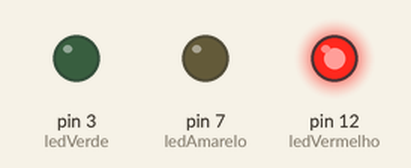
This sketch was run on a simulated Arduino Uno, built with avr-gcc and run on an emulated ATmega328P. Parts: output pins drawn as LEDs (lit = HIGH).

Above: at 0.15 s.
At 1.35 s:
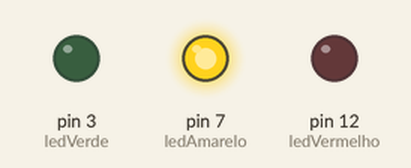
At 2.55 s:
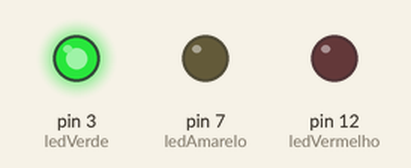
Timing chart, 0 to 3.0 s (numbered marks = the images above):
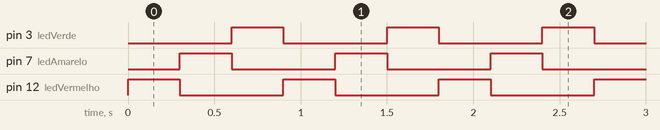

The sketch:

semafaro.ino
```cpp
// Valor do led Vermelho
    const int ledVermelho = 12;

// Valor do led Amarelo
    const int ledAmarelo  = 7;

// Valor do led Verde
    const int ledVerde    = 3;

void setup() {
// Define a porta que será usada pela variaveis.
    pinMode(ledVermelho, OUTPUT);
    pinMode(ledAmarelo, OUTPUT);
    pinMode(ledVerde, OUTPUT);

}

void loop() {

// Comando que vai ACENDER o led.
    digitalWrite(ledVermelho, HIGH);
// Comando de pausa.
    delay(300);
// Comando que vai PAGAR o led.
    digitalWrite(ledVermelho, LOW);

// Comando que vai ACENDER o led.
    digitalWrite(ledAmarelo, HIGH);
// Comando de pausa.
    delay(300);
// Comando que vai PAGAR o led.
    digitalWrite(ledAmarelo, LOW);

// Comando que vai ACENDER o led.
    digitalWrite(ledVerde, HIGH);
// Comando de pausa.
    delay(300);
// Comando que vai PAGAR o led.
    digitalWrite(ledVerde, LOW);

}
```

Measured:
- by itself, pin 3 (ledVerde), pin 7 (ledAmarelo), pin 12 (ledVermelho): alternates HIGH for 0.30 s and LOW for 0.60 s
- by itself, everything shown: repeats every 0.90 s, in 4 steps
